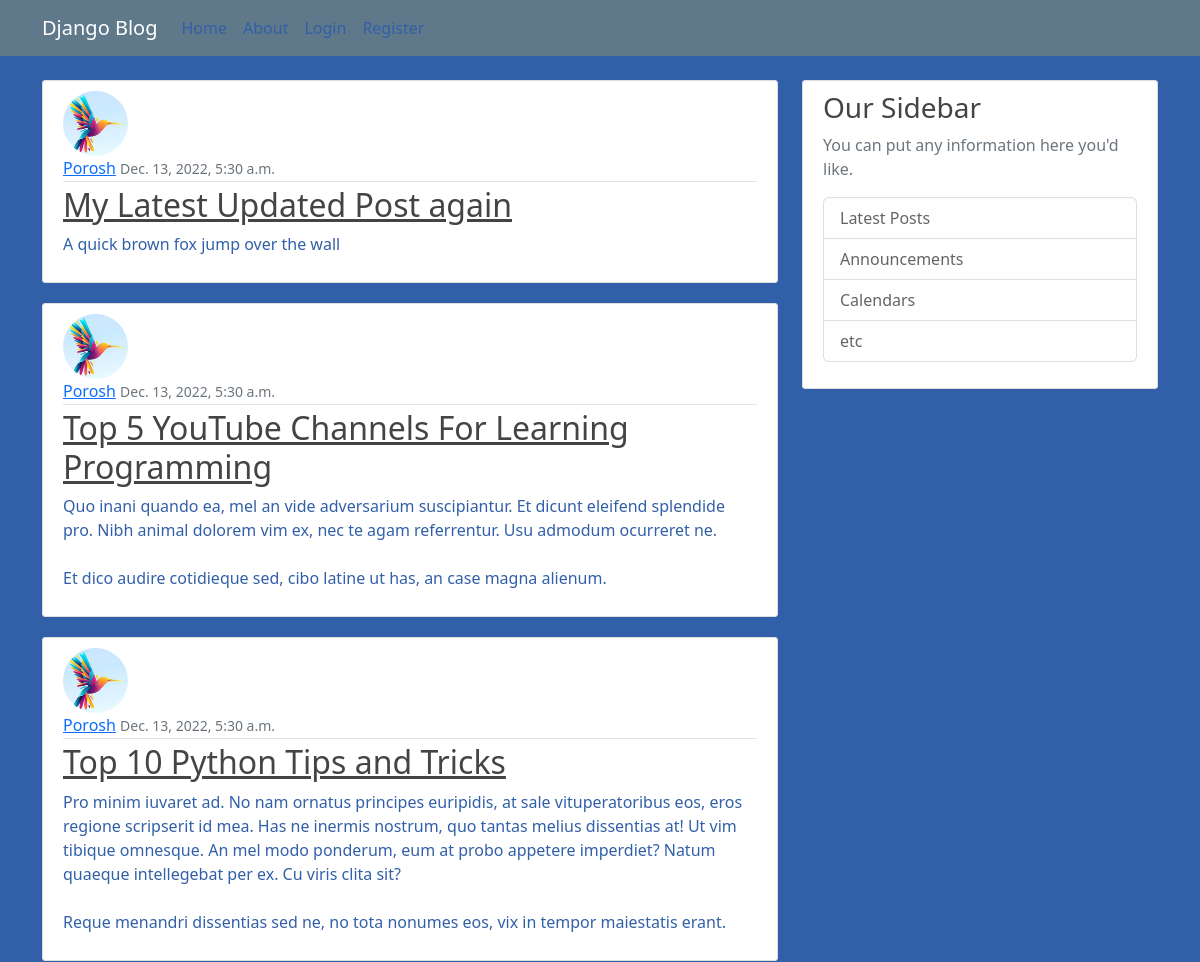
Before: / (upper part) with the older database file.
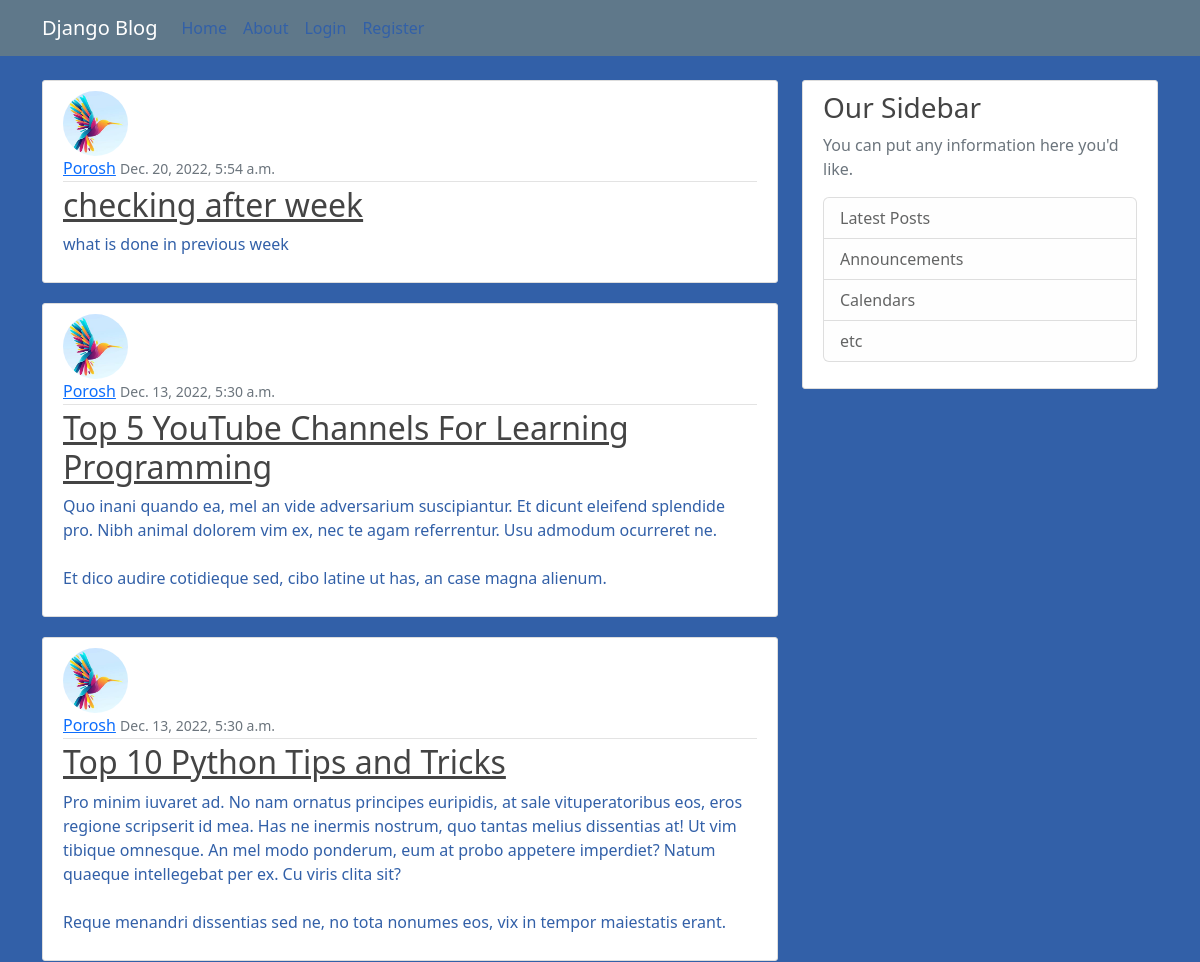
After: the same page with the newer database file.
### Blogger/models.py (models this page shows, shortened)
class Post(models.Model):
    title = models.CharField(max_length= 500)
    content = models.CharField(max_length=1000)
    date_posted = models.DateTimeField(default=timezone.now)
    author = models.ForeignKey(User, on_delete=models.CASCADE)

### User/models.py (models this page shows, shortened)
class Profile(models.Model):
    user = models.OneToOneField(User, on_delete=models.CASCADE)
    image = models.ImageField(default='default.jpg', upload_to = 'profile_pics/')

### Blogger/views.py (the view)
# urls.py: path('',PostListView.as_view(), name = 'blog-home'),
class PostListView(ListView):
    model = Post
    template_name = 'Blogger/home.html'
    posts = Post.objects.all()
    context_object_name = 'posts'
    ordering = ['-date_posted']
    paginate_by = 5

### Blogger/templates/Blogger/home.html (shortened to what this page needs)
{% extends "Blogger/base.html" %}
{% block content %}
    {% for post in posts %}
        <article class="media content-section">
            <img class="rounded-circle article-img" src = "{{ post.author.profile.image.url }}">
          <div class="media-body">
            <div class="article-metadata">
              <a class="mr-2" href="{% url 'user-posts' post.author.username %}">{{ post.author }}</a>
              <small class="text-muted">{{ post.date_posted }}</small>
            </div>
            <h2><a class="article-title" href="{% url 'post-detail' post.id %}">{{ post.title }}</a></h2>
            <p class="article-content">{{ post.content }}</p>
          </div>
        </article>
    {% endfor %}
{% endblock content %}

### Blogger/templates/Blogger/base.html (shortened to what this page needs)
{% load static %}
<html>
<head>
    <link href="https://cdn.jsdelivr.net/npm/bootstrap@5.2.3/dist/css/bootstrap.min.css" rel="stylesheet">
    <link rel = "stylesheet" type="text/css" href="{% static 'Blogger/main.css'  %}">
</head>
<body>
<header class="site-header">
    <nav class="navbar navbar-expand-md navbar-dark bg-steel fixed-top">
      <div class="container">
        <a class="navbar-brand mr-4" href="/">Django Blog</a>
        <div class="collapse navbar-collapse" id="navbarToggle">
          <div class="navbar-nav mr-auto">
            <a class="nav-item nav-link" href="{% url 'blog-home' %}">Home</a>
            <a class="nav-item nav-link" href="{% url 'blog-about' %}">About</a>
          </div>
          <div class="navbar-nav">
            {% if user.is_authenticated %}
                <a class = "nav-item nav-link" href = "{% url 'post-create' %}">New Post</a>
                <a class = "nav-item nav-link" href = "{% url 'profile' %}">Profile ({{ user }}) </a>
                <a class = "nav-item nav-link" href = "{% url 'logout' %}"> Logout</a>
            {% else %}
                <a class="nav-item nav-link" href="{% url 'login'%}">Login</a>
                <a class="nav-item nav-link" href="{% url 'register' %}">Register</a>
            {% endif %}
          </div>
      </div>
    </div>
  </nav>
</header>
<main role="main" class="container">
  <div class="row">
    <div class="col-md-8">
      {% block content %}{% endblock %}
    </div>
    <div class="col-md-4">
      <div class="content-section">
        <h3>Our Sidebar</h3>
        <p class='text-muted'>You can put any information here you'd like.
          <ul class="list-group">
            <li class="list-group-item list-group-item-light">Latest Posts</li>
            <li class="list-group-item list-group-item-light">Announcements</li>
            <li class="list-group-item list-group-item-light">Calendars</li>
            <li class="list-group-item list-group-item-light">etc</li>
          </ul>
        </p>
      </div>
    </div>
  </div>
</main>
</body>
</html>

### Blogger/static/Blogger/main.css (style rules this page uses)
body { background: #3260a8; color: #3260a8; margin-top: 5rem; }
h1, h2, h3, h4, h5, h6 { color: #444444; }
ul { margin: 0; }
.bg-steel { background-color: #5f788a; }
.site-header .navbar-nav .nav-link { color: #3260a8; }
.content-section { background: #ffffff; padding: 10px 20px; border: 1px solid #dddddd; border-radius: 3px; margin-bottom: 20px; }
.article-title { color: #444444; }
.article-content { white-space: pre-line; }
.article-img { height: 65px; width: 65px; margin-right: 16px; }
.article-metadata { padding-bottom: 1px; margin-bottom: 4px; border-bottom: 1px solid #e3e3e3 }

Changed rows visible on the page:
removed Post: author.profile.image (picture), author "Porosh", date_posted "Dec. 13, 2022, 5:30 a.m.", title "My Latest Updated Post again", content "A quick brown fox jump over the wall"
added Post: author.profile.image (picture), author "Porosh", date_posted "Dec. 20, 2022, 5:54 a.m.", title "checking after week", content "what is done in previous week"
